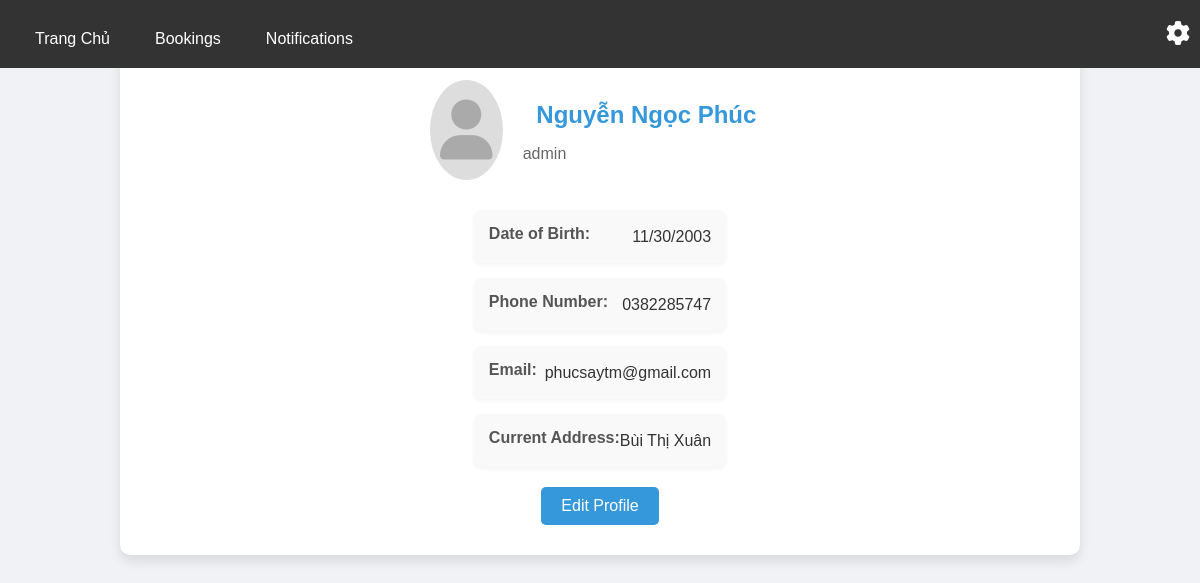
The app's page /profile (signed in) with its own data.
### app.py (models this page shows, shortened)
class User(db.Model):
    __bind_key__ = 'users'
    id = db.Column(db.Integer, primary_key=True)
    username = db.Column(db.String(80), unique=True, nullable=False)
    password = db.Column(db.String(120), nullable=False)  # Store plain text password
    role = db.Column(db.String(20), nullable=False)
    full_name = db.Column(db.String(100))
    phone_number = db.Column(db.String(20))
    dob = db.Column(db.String(20))
    current_address = db.Column(db.String(200))
    gmail = db.Column(db.String(100))

### app.py (the view)
@app.route('/profile')
def profile():
    if 'username' not in session:
        return redirect(url_for('login'))
    user = User.query.filter_by(username=session['username']).first()
    return render_template('profile.html', user=user)

### templates/profile.html (shortened to what this page needs)
<!DOCTYPE html>
<html lang="en">
<head>
    <link rel="stylesheet" href="{{ url_for('static', filename='style.css') }}">
    <link rel="stylesheet" href="https://cdnjs.cloudflare.com/ajax/libs/font-awesome/6.0.0-beta3/css/all.min.css">
</head>
<body>
    {% include 'header.html' %}
    <div class="profile-container">
        <div class="profile-header">
            <div class="profile-picture">
                <i class="fas fa-user profile-icon"></i>
            </div>
            <div class="profile-details">
                <h2>{{ user.full_name }}</h2>
                <p style="color: #666;">{{ user.username }}</p>
            </div>
        </div>
        <div class="profile-info">
            <div>
                <label>Date of Birth:</label>
                <span>{{ user.dob }}</span>
            </div>
            <div>
                <label>Phone Number:</label>
                <span>{{ user.phone_number }}</span>
            </div>
            <div>
                <label>Email:</label>
                <span>{{ user.gmail }}</span>
            </div>
            <div>
                <label>Current Address:</label>
                <span>{{ user.current_address }}</span>
            </div>
        </div>
        <a href="{{ url_for('edit_profile') }}" class="edit-button">Edit Profile</a>
    </div>
</body>
</html>

### static/style.css (style rules this page uses)
body { font-family: Arial, sans-serif; background-color: #f0f0f0; }
h2 { text-align: center; }
label { margin-bottom: 5px; }
a { display: block; text-align: center; margin-top: 10px; color: #007bff; text-decoration: none; }

### templates/profile.html (style rules this page uses)
body { font-family: Arial, sans-serif; background-color: #f0f2f5; margin: 0; padding: 0; }
.profile-container { margin-top: 80px; max-width: 900px; margin: 50px auto; background: white; padding: 30px; border-radius: 10px; box-shadow: 0 6px 12px rgba(0, 0, 0, 0.1); display: flex; flex-direction: column; align-items: center; text-align: center; }
.profile-header { display: flex; align-items: center; gap: 20px; margin-bottom: 10px; }
.profile-picture { width: 100px; height: 100px; border-radius: 50%; background-color: #ddd; display: flex; align-items: center; justify-content: center; font-size: 24px; color: #888; }
.profile-details { text-align: left; width: 100%; max-width: 600px; }
.profile-details h2 { color: #3498db; margin-bottom: 10px; font-size: 24px; }
.profile-info { display: flex; flex-direction: column; gap: 15px; margin-top: 20px; }
.profile-info div { background-color: #f9f9f9; padding: 15px; border-radius: 8px; display: flex; justify-content: space-between; align-items: center; box-shadow: 0 2px 4px rgba(0, 0, 0, 0.05); }
.profile-info label { font-weight: bold; color: #555; }
.profile-info span { color: #333; }
.edit-button { background-color: #3498db; color: white; padding: 10px 20px; text-decoration: none; border-radius: 5px; margin-top: 20px; transition: background-color 0.3s ease; }
.profile-icon { font-size: 60px; color: #aaa; }

### records on screen
User: full_name "Nguyễn Ngọc Phúc", username "admin", dob "11/30/2003", phone_number "0382285747", gmail "phucsaytm@gmail.com", current_address "Bùi Thị Xuân"
